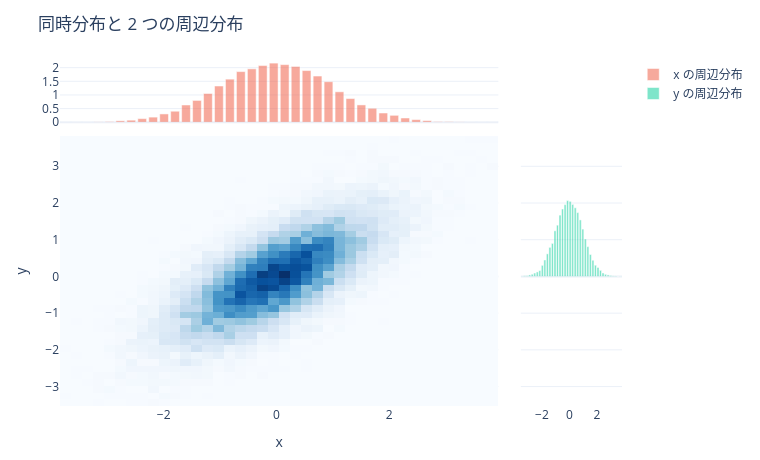

The cell this chart's notebook holds for it:
### Markdown cell above
## 3. 同時分布と周辺化

2 つの確率変数を同時に扱うときは **同時分布** $f(x, y)$ を考える。
片方を積分して消すと **周辺分布** になる。

$$
f_X(x) = \int f(x, y)\, dy
$$

周辺化は「$y$ が何であったかを忘れる」操作である。
同時分布を一方向に潰した影が周辺分布だと思えばよい。

### Code cell
x, y = datasets.bivariate_normal(20_000, rho=0.7, seed=1)
plotting.joint_marginal_heatmap(x, y, bins=40)
